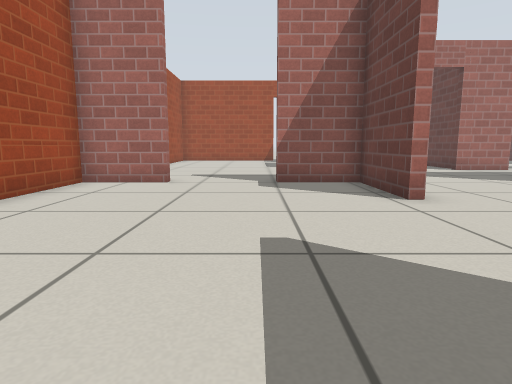
view 1 (above)

20 first-person views from a walk through a robot-simulator world made for Gazebo. The camera is 0.5 m above the floor, tilts 8° down and sees 75° across. The floor is counted in squares, 0.5 m on a side. Each view is taken from the middle of a square. On the plan, view 1 faces up. The plan holds only what a view shows up to about 12 squares ahead; the rest is blank. Gazebo's built-in surfaces are drawn with simple patterns.

view 2
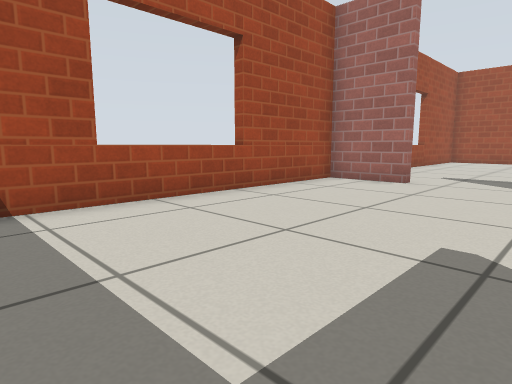

view 3
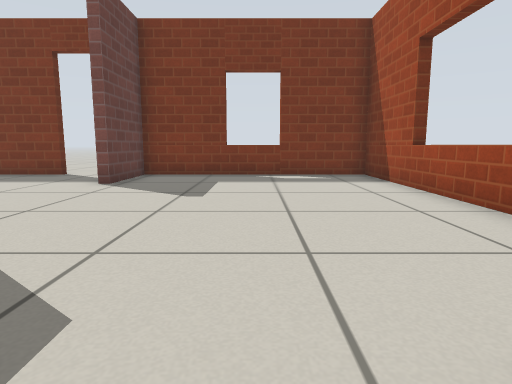

view 4
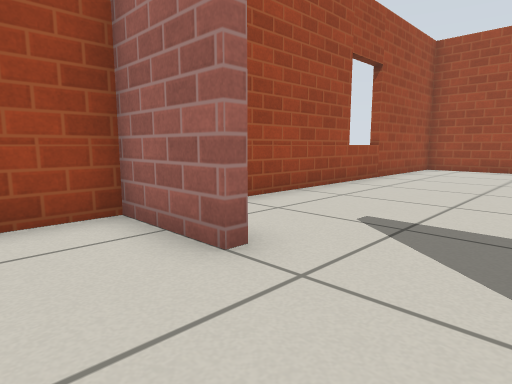

view 5
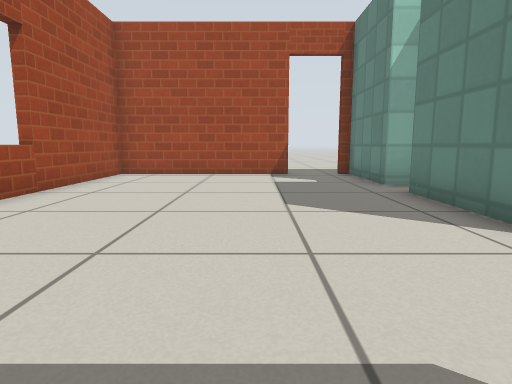

view 6
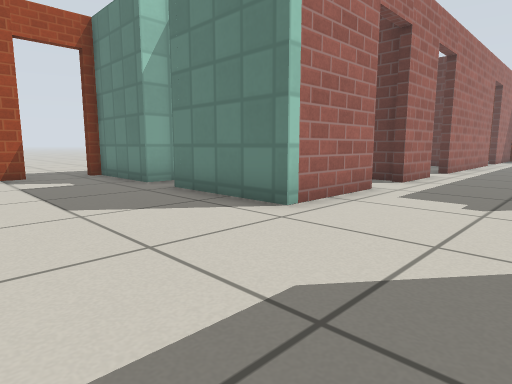

view 7
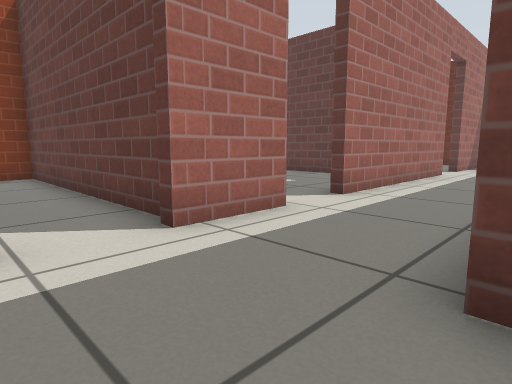

view 8
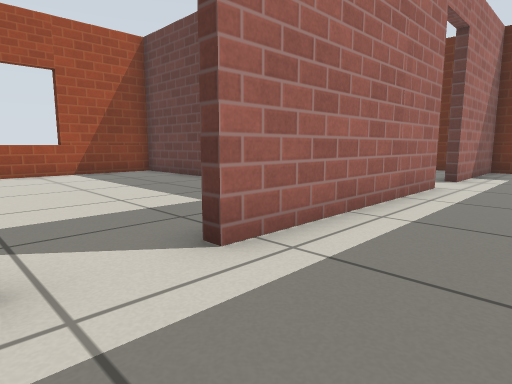

view 9
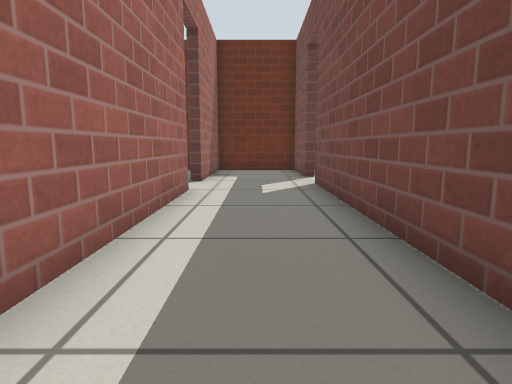

view 10
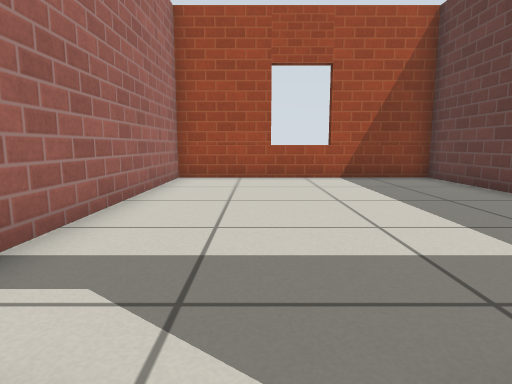

view 11
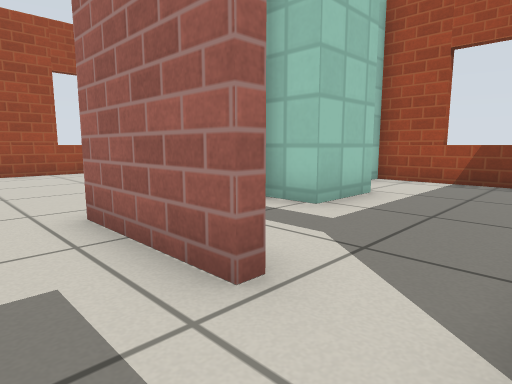

view 12
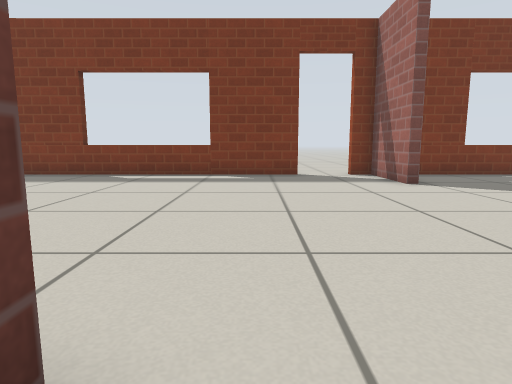

view 13
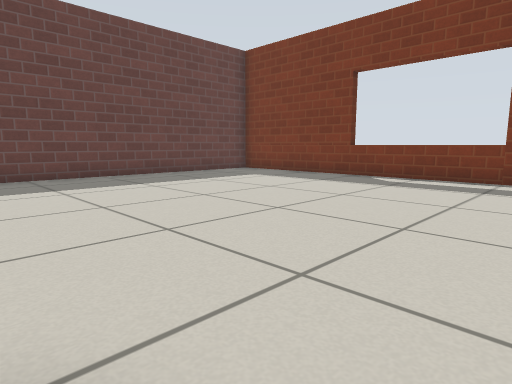

view 14
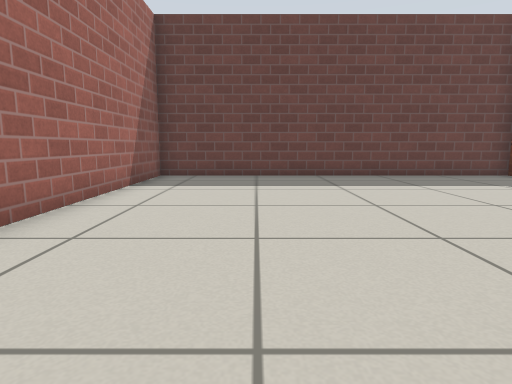

view 15
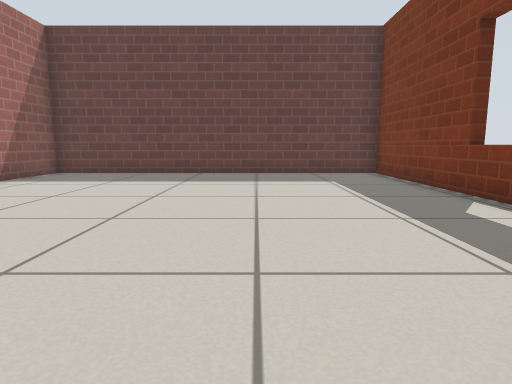

view 16
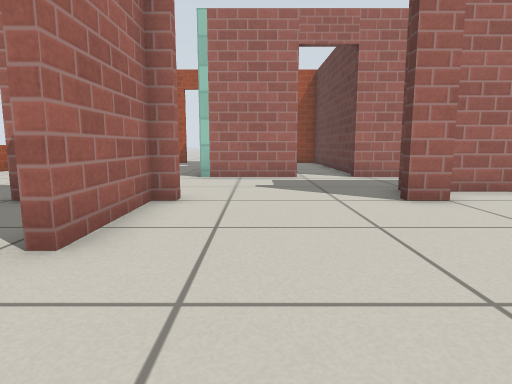

view 17
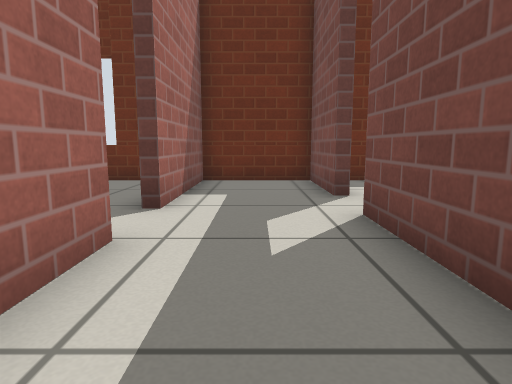

view 18
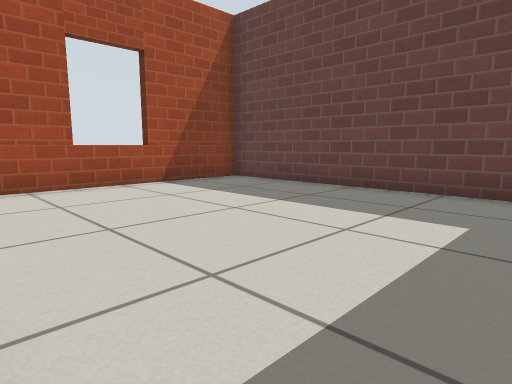

view 19
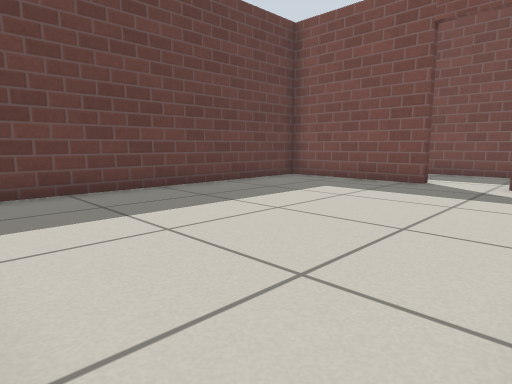

view 20
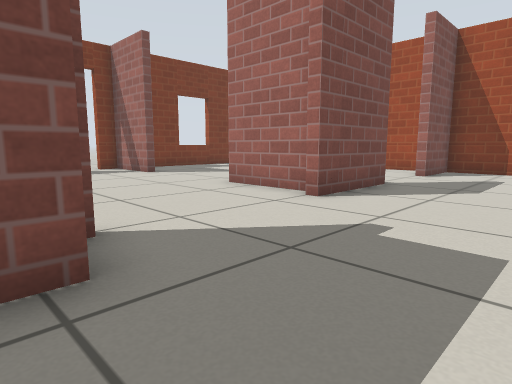

### Floor plan
Points are (right, up) in squares from view 1. A wall is a line through its corners. A room is listed if a view was taken in it or the views show most of it. See-through windows are left out.
Room 1 (views 1, 2, 4)
walls: (2.8, 6) (2.8, 9) (0.6, 9); (-2.4, 9) (-4.7, 9) (-4.7, -1.3) (2.8, -1.3) (2.8, 1.5)
ways out: opening at (-1, 9) to room 2; opening at (3, 4) to room 4
Room 2 (views 3, 5, 6)
walls: (3.3, 13.5) (3.3, 17.1); (4.1, 18.4) (3.3, 18.4) (3.3, 21.6); (0.6, 9) (0.6, 9.3) (3.6, 9.3); (1.1, 21.6) (-4.7, 21.6) (-4.7, 9.3) (-2.4, 9.3) (-2.4, 9)
ways out: opening at (-1, 9) to room 1; opening at (3, 11.5) to room 3; open door at (2, 22)
Room 3 (views 7, 8, 9, 10, 11, 12, 13, 17, 20)
walls: (10.6, 10.4) (19.8, 10.4); (10.2, 13.5) (8, 13.5); (18.5, 13.5) (12, 13.5); (6.4, 13.5) (3.3, 13.5); (21.5, 10.4) (24.5, 10.4) (24.5, 13.5) (20.1, 13.5); (3.6, 9.3) (3.6, 9)
low walls: (8.1, 10.4) (8.8, 10.4)
ways out: opening at (3, 11.5) to room 2; opening at (5.5, 9) to room 4; open door at (11.5, 14) to room 5; open door at (7.5, 14) to room 6; open door at (19.5, 14); open door at (20.5, 10)
Room 4 (views 14, 15, 16)
walls: (8.6, 9) (7.6, 9); (5.5, -1.3) (18, -1.3) (18, 10.1) (9.1, 10.1); (3.1, 1.5) (3.1, -1.3) (3.9, -1.3); (3.1, 9) (3.1, 6)
ways out: opening at (3, 4) to room 1; opening at (5.5, 9) to room 3; open door at (4.7, -1.3)
Room 5 (views 18, 19)
walls: (12, 13.8) (16.3, 13.8) (16.3, 23.3) (8.6, 23.3) (8.6, 16)
ways out: open door at (11.5, 14) to room 3
Room 6 (no view inside)
walls: (4.8, 18.8) (4.8, 16.7) (3.5, 16.7); (8.3, 13.9) (8.3, 21.6) (3.6, 21.6) (3.6, 21.1)
ways out: open door at (7.5, 14) to room 3

Where each view was taken, in squares from view 1:
view 1: 0 up, 0 right, facing up
view 2: 0 up, 1 right, facing up-left
view 3: 10 up, 1 left, facing down
view 4: 7 up, 0 right, facing up-left
view 5: 10 up, 0 right, facing up
view 6: 10 up, 1 left, facing up-right
view 7: 10 up, 6 right, facing up-right
view 8: 11 up, 10 right, facing up-right
view 9: 12 up, 11 right, facing right
view 10: 13 up, 11 right, facing up
view 11: 12 up, 8 right, facing up-left
view 12: 10 up, 7 right, facing down
view 13: 9 up, 7 right, facing down-right
view 14: 7 up, 7 right, facing right
view 15: 3 up, 6 right, facing right
view 16: 3 up, 5 right, facing up
view 17: 12 up, 15 right, facing right
view 18: 15 up, 9 right, facing up-right
view 19: 23 up, 9 right, facing down-right
view 20: 13 up, 9 right, facing down-left
